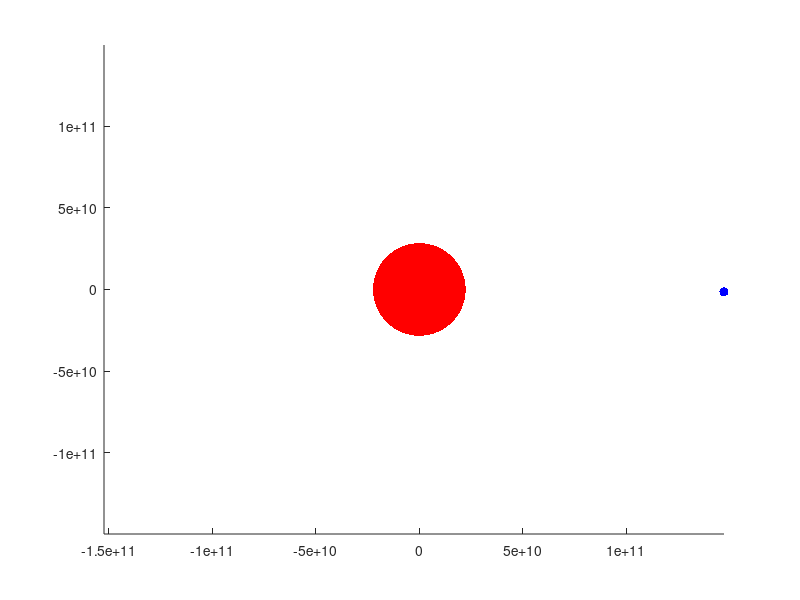

MATLAB code to generate this figure:
function orbitModel2()

close all

numYears = 1; %number of years to run simulation
year = 365 * 24 * 60 * 60; % year in seconds
r = 147.1e9; % initial distance in meters at perihelion
v = 30.3e3; % initial velocity in meters per second at perihelion
sun = 1.989e30; % mass of the sun (kg)
earth = 5.972e24; % mass of earth (kg)
G = 6.67408e-11; % gravitation constant in N m^2 / kg^2
t0 = 0; %initial time (s)
tfinal = numYears * year; % final time (s)

P1 = [0;0]; % simple initial conditions
P2 = [r;0];
V1 = [0;0];
V2 = [0;v];

options = odeset('RelTol', 1e-5);

% step = 200;

[T, M] = ode45(@rate_func, [t0 tfinal], [P1; P2; V1; V2], options);

animate_func(T,M);



    function animate_func(T,M)
        X1 = M(:,1);
        Y1 = M(:,2);
        X2 = M(:,3);
        Y2 = M(:,4);
        VX1 = M(:,5);
        VY1 = M(:,6);
        VX2 = M(:,7);
        VY2 = M(:,8);
        
%         plot(X1,Y1,'rx');
%         figure
%         plot(X2,Y2,'bx');
%         figure
        
%         R1 = sqrt(X1.^2 + Y1.^2);
%         R2 = sqrt(X2.^2 + Y2.^2);
%         V1a = sqrt(VX1.^2 + VY1.^2);
%         V2a = sqrt(VX2.^2 + VY2.^2);
%         fprintf('%8.2f %8.3f %8.4f %8.5f\n', [R1, V1a, R2, V2a]');
%         fprintf('%8.2f %8.3f\n', [R2, V2a]');
        
        minmax = [min([X1;X2]), max([X1;X2]), min([Y1;Y2]), max([Y1;Y2])];
        
        for i=1:length(T)
            clf;
            hold on;
            axis(minmax);
            draw_func(X1(i), Y1(i), X2(i), Y2(i));
            drawnow;
%             if i < length(T)
%                 dt = T(i+1) - T(i);
%                 speedup = 1000;
%                 pause(dt/speedup);
%             end
        end
        
        hold off
    end

    function draw_func(x1, y1, x2, y2)
        
        plot(x1, y1, 'r.', 'MarkerSize', 200);
        plot(x2, y2, 'b.', 'MarkerSize', 20);
        
    end

    function res = rate_func(t, W)

        P = W(1:4);
        V = W(5:8);

        dRdt = V;
        dVdt = acceleration_func(P);

        res = [dRdt; dVdt];
%         if q < 50
%             disp(dVdt);
%             q = q +1;
%         end

    end

    function res = acceleration_func(P)

        P1a = P(1:2);
        P2a = P(3:4);
        F12 = gravity_force_func(P1a, P2a);
        A1 = F12 / sun;
        A2 = -F12 / earth;
        res = [A1; A2];
        
    end

    function Fg = gravity_force_func(P1b, P2b)

        R = P2b - P1b;
        r1 = norm(R);
        Rhat = R/r1;
        Fg = ((G * sun * earth) / r1^2) * Rhat;
        
%         disp(Rhat');
%         if b < 50
%             disp('Fg');
%             disp(Fg');
%             disp('r1');
%             disp(r1');
%             disp('rhat');
%             disp(Rhat');
%             b = b+1;
%         end
        
    end

% %     X1p = M(:,1);
% %     Y1p = M(:,2);
%     X2p = M(:,3);
%     Y2p = M(:,4);
% hold on
% minmax1 = [-10e11, 10e11, -10e11, 10e11];
% axis(minmax1);
% plot(X2p,Y2p,'b-');
% plot(0,0,'r.', 'MarkerSize', 20);
% plot(X2p(end),Y2p(end),'b.', 'MarkerSize', 10);
% xlabel('X Position (m)');
% ylabel('Y Position (m)');


end
